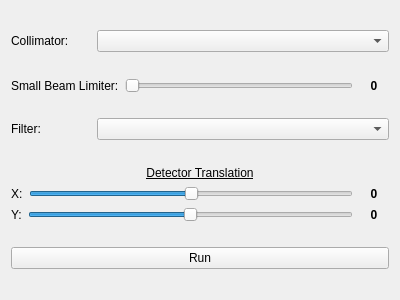
<?xml version="1.0" encoding="UTF-8"?>
<ui version="4.0">
 <class>Form</class>
 <widget class="QWidget" name="Form">
  <property name="enabled">
   <bool>true</bool>
  </property>
  <property name="geometry">
   <rect>
    <x>0</x>
    <y>0</y>
    <width>400</width>
    <height>300</height>
   </rect>
  </property>
  <property name="windowTitle">
   <string>Form</string>
  </property>
  <layout class="QVBoxLayout" name="verticalLayout">
   <item>
    <spacer name="verticalSpacer_6">
     <property name="orientation">
      <enum>Qt::Vertical</enum>
     </property>
     <property name="sizeType">
      <enum>QSizePolicy::Expanding</enum>
     </property>
     <property name="sizeHint" stdset="0">
      <size>
       <width>20</width>
       <height>40</height>
      </size>
     </property>
    </spacer>
   </item>
   <item>
    <layout class="QHBoxLayout" name="horizontalLayout_2">
     <item>
      <widget class="QLabel" name="label_2">
       <property name="sizePolicy">
        <sizepolicy hsizetype="MinimumExpanding" vsizetype="Preferred">
         <horstretch>0</horstretch>
         <verstretch>0</verstretch>
        </sizepolicy>
       </property>
       <property name="maximumSize">
        <size>
         <width>80</width>
         <height>16777215</height>
        </size>
       </property>
       <property name="text">
        <string>Collimator:</string>
       </property>
       <property name="scaledContents">
        <bool>true</bool>
       </property>
       <property name="alignment">
        <set>Qt::AlignLeading|Qt::AlignLeft|Qt::AlignVCenter</set>
       </property>
      </widget>
     </item>
     <item>
      <widget class="QComboBox" name="cbCollimator">
       <property name="sizePolicy">
        <sizepolicy hsizetype="Preferred" vsizetype="Preferred">
         <horstretch>0</horstretch>
         <verstretch>0</verstretch>
        </sizepolicy>
       </property>
      </widget>
     </item>
    </layout>
   </item>
   <item>
    <spacer name="verticalSpacer_5">
     <property name="orientation">
      <enum>Qt::Vertical</enum>
     </property>
     <property name="sizeType">
      <enum>QSizePolicy::Expanding</enum>
     </property>
     <property name="sizeHint" stdset="0">
      <size>
       <width>20</width>
       <height>40</height>
      </size>
     </property>
    </spacer>
   </item>
   <item>
    <layout class="QHBoxLayout" name="horizontalLayout_4">
     <item>
      <widget class="QLabel" name="label_5">
       <property name="sizePolicy">
        <sizepolicy hsizetype="Preferred" vsizetype="Preferred">
         <horstretch>0</horstretch>
         <verstretch>0</verstretch>
        </sizepolicy>
       </property>
       <property name="maximumSize">
        <size>
         <width>16777215</width>
         <height>16777215</height>
        </size>
       </property>
       <property name="text">
        <string>Small Beam Limiter:</string>
       </property>
       <property name="scaledContents">
        <bool>true</bool>
       </property>
       <property name="alignment">
        <set>Qt::AlignLeading|Qt::AlignLeft|Qt::AlignVCenter</set>
       </property>
      </widget>
     </item>
     <item>
      <widget class="QSlider" name="sbl">
       <property name="maximum">
        <number>150</number>
       </property>
       <property name="orientation">
        <enum>Qt::Horizontal</enum>
       </property>
      </widget>
     </item>
     <item>
      <widget class="QLabel" name="sbl_value">
       <property name="sizePolicy">
        <sizepolicy hsizetype="MinimumExpanding" vsizetype="Preferred">
         <horstretch>0</horstretch>
         <verstretch>0</verstretch>
        </sizepolicy>
       </property>
       <property name="maximumSize">
        <size>
         <width>30</width>
         <height>16777215</height>
        </size>
       </property>
       <property name="font">
        <font>
         <weight>75</weight>
         <bold>true</bold>
        </font>
       </property>
       <property name="text">
        <string>0</string>
       </property>
       <property name="scaledContents">
        <bool>true</bool>
       </property>
       <property name="alignment">
        <set>Qt::AlignCenter</set>
       </property>
      </widget>
     </item>
    </layout>
   </item>
   <item>
    <spacer name="verticalSpacer_4">
     <property name="orientation">
      <enum>Qt::Vertical</enum>
     </property>
     <property name="sizeType">
      <enum>QSizePolicy::Expanding</enum>
     </property>
     <property name="sizeHint" stdset="0">
      <size>
       <width>20</width>
       <height>40</height>
      </size>
     </property>
    </spacer>
   </item>
   <item>
    <layout class="QHBoxLayout" name="horizontalLayout">
     <item>
      <widget class="QLabel" name="label">
       <property name="sizePolicy">
        <sizepolicy hsizetype="MinimumExpanding" vsizetype="Preferred">
         <horstretch>0</horstretch>
         <verstretch>0</verstretch>
        </sizepolicy>
       </property>
       <property name="maximumSize">
        <size>
         <width>80</width>
         <height>16777215</height>
        </size>
       </property>
       <property name="text">
        <string>Filter:</string>
       </property>
       <property name="scaledContents">
        <bool>true</bool>
       </property>
      </widget>
     </item>
     <item>
      <widget class="QComboBox" name="cbFilter">
       <property name="sizePolicy">
        <sizepolicy hsizetype="Preferred" vsizetype="Preferred">
         <horstretch>0</horstretch>
         <verstretch>0</verstretch>
        </sizepolicy>
       </property>
      </widget>
     </item>
    </layout>
   </item>
   <item>
    <spacer name="verticalSpacer_3">
     <property name="orientation">
      <enum>Qt::Vertical</enum>
     </property>
     <property name="sizeType">
      <enum>QSizePolicy::Expanding</enum>
     </property>
     <property name="sizeHint" stdset="0">
      <size>
       <width>20</width>
       <height>40</height>
      </size>
     </property>
    </spacer>
   </item>
   <item>
    <layout class="QVBoxLayout" name="verticalLayout_3">
     <item>
      <widget class="QLabel" name="label_6">
       <property name="font">
        <font>
         <underline>true</underline>
        </font>
       </property>
       <property name="text">
        <string>Detector Translation</string>
       </property>
       <property name="scaledContents">
        <bool>true</bool>
       </property>
       <property name="alignment">
        <set>Qt::AlignCenter</set>
       </property>
      </widget>
     </item>
     <item>
      <layout class="QHBoxLayout" name="horizontalLayout_15">
       <item>
        <widget class="QLabel" name="label_9">
         <property name="sizePolicy">
          <sizepolicy hsizetype="Preferred" vsizetype="Preferred">
           <horstretch>0</horstretch>
           <verstretch>0</verstretch>
          </sizepolicy>
         </property>
         <property name="maximumSize">
          <size>
           <width>16777215</width>
           <height>16777215</height>
          </size>
         </property>
         <property name="text">
          <string>X:</string>
         </property>
         <property name="scaledContents">
          <bool>true</bool>
         </property>
         <property name="alignment">
          <set>Qt::AlignLeading|Qt::AlignLeft|Qt::AlignVCenter</set>
         </property>
        </widget>
       </item>
       <item>
        <widget class="QSlider" name="dtx">
         <property name="minimum">
          <number>-150</number>
         </property>
         <property name="maximum">
          <number>150</number>
         </property>
         <property name="orientation">
          <enum>Qt::Horizontal</enum>
         </property>
        </widget>
       </item>
       <item>
        <widget class="QLabel" name="dtx_value">
         <property name="sizePolicy">
          <sizepolicy hsizetype="MinimumExpanding" vsizetype="Preferred">
           <horstretch>0</horstretch>
           <verstretch>0</verstretch>
          </sizepolicy>
         </property>
         <property name="maximumSize">
          <size>
           <width>30</width>
           <height>16777215</height>
          </size>
         </property>
         <property name="font">
          <font>
           <weight>75</weight>
           <bold>true</bold>
          </font>
         </property>
         <property name="text">
          <string>0</string>
         </property>
         <property name="scaledContents">
          <bool>true</bool>
         </property>
         <property name="alignment">
          <set>Qt::AlignCenter</set>
         </property>
        </widget>
       </item>
      </layout>
     </item>
     <item>
      <layout class="QHBoxLayout" name="horizontalLayout_16">
       <item>
        <widget class="QLabel" name="label_13">
         <property name="sizePolicy">
          <sizepolicy hsizetype="Preferred" vsizetype="Preferred">
           <horstretch>0</horstretch>
           <verstretch>0</verstretch>
          </sizepolicy>
         </property>
         <property name="maximumSize">
          <size>
           <width>16777215</width>
           <height>16777215</height>
          </size>
         </property>
         <property name="text">
          <string>Y:</string>
         </property>
         <property name="scaledContents">
          <bool>true</bool>
         </property>
         <property name="alignment">
          <set>Qt::AlignLeading|Qt::AlignLeft|Qt::AlignVCenter</set>
         </property>
        </widget>
       </item>
       <item>
        <widget class="QSlider" name="dty">
         <property name="minimum">
          <number>-100</number>
         </property>
         <property name="maximum">
          <number>100</number>
         </property>
         <property name="orientation">
          <enum>Qt::Horizontal</enum>
         </property>
        </widget>
       </item>
       <item>
        <widget class="QLabel" name="dty_value">
         <property name="sizePolicy">
          <sizepolicy hsizetype="MinimumExpanding" vsizetype="Preferred">
           <horstretch>0</horstretch>
           <verstretch>0</verstretch>
          </sizepolicy>
         </property>
         <property name="maximumSize">
          <size>
           <width>30</width>
           <height>16777215</height>
          </size>
         </property>
         <property name="font">
          <font>
           <weight>75</weight>
           <bold>true</bold>
          </font>
         </property>
         <property name="text">
          <string>0</string>
         </property>
         <property name="scaledContents">
          <bool>true</bool>
         </property>
         <property name="alignment">
          <set>Qt::AlignCenter</set>
         </property>
        </widget>
       </item>
      </layout>
     </item>
    </layout>
   </item>
   <item>
    <spacer name="verticalSpacer_2">
     <property name="orientation">
      <enum>Qt::Vertical</enum>
     </property>
     <property name="sizeType">
      <enum>QSizePolicy::Expanding</enum>
     </property>
     <property name="sizeHint" stdset="0">
      <size>
       <width>20</width>
       <height>40</height>
      </size>
     </property>
    </spacer>
   </item>
   <item>
    <widget class="QPushButton" name="btnRun">
     <property name="text">
      <string>Run</string>
     </property>
    </widget>
   </item>
   <item>
    <spacer name="verticalSpacer">
     <property name="orientation">
      <enum>Qt::Vertical</enum>
     </property>
     <property name="sizeType">
      <enum>QSizePolicy::Expanding</enum>
     </property>
     <property name="sizeHint" stdset="0">
      <size>
       <width>20</width>
       <height>40</height>
      </size>
     </property>
    </spacer>
   </item>
  </layout>
 </widget>
 <resources/>
 <connections>
  <connection>
   <sender>sbl</sender>
   <signal>valueChanged(int)</signal>
   <receiver>sbl_value</receiver>
   <slot>setNum(int)</slot>
   <hints>
    <hint type="sourcelabel">
     <x>223</x>
     <y>147</y>
    </hint>
    <hint type="destinationlabel">
     <x>384</x>
     <y>147</y>
    </hint>
   </hints>
  </connection>
  <connection>
   <sender>dtx</sender>
   <signal>valueChanged(int)</signal>
   <receiver>dtx_value</receiver>
   <slot>setNum(int)</slot>
   <hints>
    <hint type="sourcelabel">
     <x>202</x>
     <y>277</y>
    </hint>
    <hint type="destinationlabel">
     <x>384</x>
     <y>277</y>
    </hint>
   </hints>
  </connection>
  <connection>
   <sender>dty</sender>
   <signal>valueChanged(int)</signal>
   <receiver>dty_value</receiver>
   <slot>setNum(int)</slot>
   <hints>
    <hint type="sourcelabel">
     <x>201</x>
     <y>302</y>
    </hint>
    <hint type="destinationlabel">
     <x>384</x>
     <y>302</y>
    </hint>
   </hints>
  </connection>
 </connections>
</ui>
